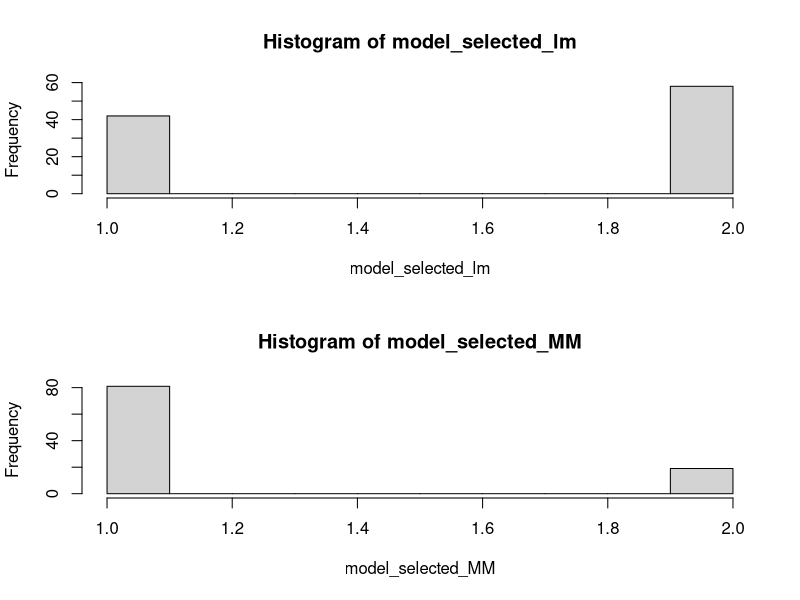

Generate this figure with R:
# high_dimensional_data_assignment2.R
require(MASS)

data_set = function()
{
  set.seed(2014)
  n = 64
  x1 = sort(rnorm(n))
  x2 = runif(n, -5, 5)
  beta = c(10, 0, 1)
  error = rnorm(n)
  X = cbind(1L, x1, x2)
  y = X %*% beta + error
  y[1:2] = 100
  dat = data.frame(y, x1, x2)
  dat
}

MAD = function(x)
{
  sum(abs(x - median(x)))/length(x)
}

rho = function(x)
{
  min(x^2, 2^2)
}

# ASM : function to select all possible submodels
# input : k.s = number of slope parameters
# intcpt = TRUE, hence all models include an intercept
# output: indicator matrix where rows represent models and columns variables
ASM = function(k.s,intcpt = TRUE)
{
  if (intcpt == FALSE){k.s = k.s+1}
  A = NULL
  for(i in 1:k.s){
    A0 = cbind(0L,A)
    A1 = cbind(1L,A)
    A = rbind(A0,A1)
  } # end i-for-loop
  if (intcpt == TRUE){A = cbind(1L,A)}
  return(A[order(apply(A,1,sum)),])
} # end ASM function

find_best_model = function(A, y, X, method="lm")
{
  n = length(y)
  M = NULL
  #print(X)
  #print(A)
  for (model_num in 1:dim(A)[1]) {
    print("model_num")
    print(model_num)
    #print(A[model_num,])
    print(A[model_num,]*1:3)
    columns = A[model_num,]*1:3
    columns = columns[columns != 0]
    X_alpha = X[,columns]
    #print(X_alpha)
    #print(dim(X_alpha))
    #print(X_alpha)
    if (method == "lm") {
      fit = lm(y~X_alpha)
    }
    if (method == "MM") {
      fit = rlm(X_alpha, y, method="MM")
    }
    resid = residuals(fit)
    print(sum(resid^2))
    sigma = MAD(resid)
    p = sum(A[model_num,]) - 1
    M[model_num] = sum(rho(resid))/sigma + log(n) * p
  }
  print(M)
  return(which.min(M))
}

main = function(method="lm")
{
  dat = data_set()
  y = dat[,1]
  X = cbind(1, dat[,2:3])
  
  A = ASM(2)
  A = A[2:4,] # Exclude the intercept model
  model_selected = NULL
  for (B in 1:100) {
    bootstrap_rows = sample(1:64, 64, replace=TRUE)
    bootstrap_y = y[bootstrap_rows]
    bootstrap_X = X[bootstrap_rows,]
    
    model_selected[B] = find_best_model(A, bootstrap_y, as.matrix(bootstrap_X),
                                        method=method)
  }
  return(model_selected)
}
model_selected_lm = main(method="lm")
model_selected_MM = main(method="MM")
par(mfrow=c(2, 1))
hist(model_selected_lm)
hist(model_selected_MM)
